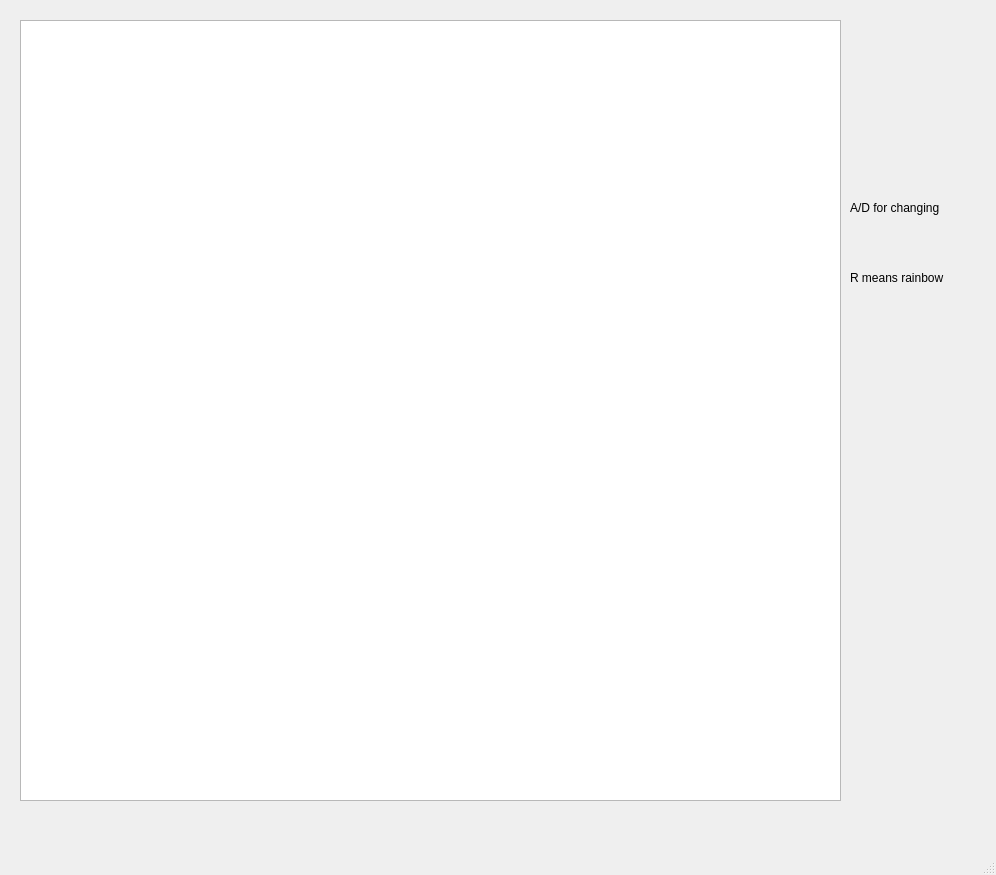
<?xml version="1.0" encoding="UTF-8"?>
<ui version="4.0">
 <class>MainWindow</class>
 <widget class="QMainWindow" name="MainWindow">
  <property name="geometry">
   <rect>
    <x>0</x>
    <y>0</y>
    <width>996</width>
    <height>875</height>
   </rect>
  </property>
  <property name="windowTitle">
   <string>MainWindow</string>
  </property>
  <widget class="QWidget" name="centralwidget">
   <widget class="QGraphicsView" name="showMeWhatYouGot">
    <property name="geometry">
     <rect>
      <x>20</x>
      <y>20</y>
      <width>821</width>
      <height>781</height>
     </rect>
    </property>
   </widget>
   <widget class="QLabel" name="label">
    <property name="geometry">
     <rect>
      <x>850</x>
      <y>200</y>
      <width>101</width>
      <height>16</height>
     </rect>
    </property>
    <property name="text">
     <string>A/D for changing</string>
    </property>
   </widget>
   <widget class="QLabel" name="label_2">
    <property name="geometry">
     <rect>
      <x>850</x>
      <y>270</y>
      <width>111</width>
      <height>16</height>
     </rect>
    </property>
    <property name="text">
     <string>R means rainbow</string>
    </property>
   </widget>
  </widget>
  <widget class="QMenuBar" name="menubar">
   <property name="geometry">
    <rect>
     <x>0</x>
     <y>0</y>
     <width>996</width>
     <height>25</height>
    </rect>
   </property>
  </widget>
  <widget class="QStatusBar" name="statusbar"/>
 </widget>
 <resources/>
 <connections/>
</ui>
